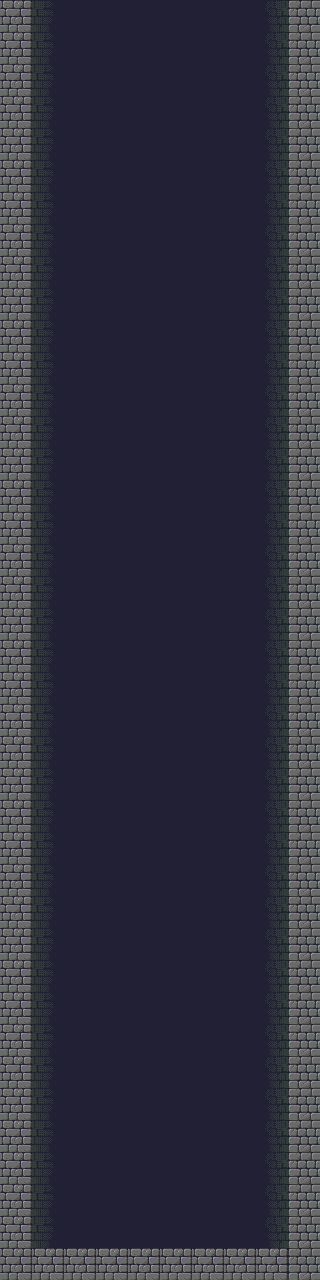

A 2D game scene composited from a Tiled map and its tileset images. What follows is a short description and the map's XML, with each tile layer's data collapsed to a summary:
An orthogonal 20x80 tile map with 16x16 px tiles, 4 tile layers (back, Tile Layer 3, Tile Layer 4, Tile Layer 1), 2 tilesets and 3 objects.

<map version="1.0" tiledversion="1.1.1" orientation="orthogonal" renderorder="right-down" width="20" height="80" tilewidth="16" tileheight="16" infinite="0" nextobjectid="18">
 <tileset firstgid="1" source="allofthem (2).tsx" />
 <tileset firstgid="145" source="32.tsx" />
 <layer name="back" width="20" height="80">
  <data>[1600 cells, 1520 non-empty, 1 distinct tile ids]</data>
 </layer>
 <layer name="Tile Layer 3" width="20" height="80">
  <data>[1600 cells, 0 non-empty, 0 distinct tile ids]</data>
 </layer>
 <layer name="Tile Layer 4" width="20" height="80">
  <data>[1600 cells, 0 non-empty, 0 distinct tile ids]</data>
 </layer>
 <layer name="Tile Layer 1" width="20" height="80" locked="1">
  <data>[1600 cells, 664 non-empty, 16 distinct tile ids]</data>
 </layer>
 <objectgroup name="Right 2">
  <object id="4" x="288" y="-1.33333" width="32" height="1281.33" />
 </objectgroup>
 <objectgroup name="Left 3">
  <object id="14" x="0" y="1.33333" width="32" height="1278.67" />
 </objectgroup>
 <objectgroup name="Floor 4">
  <object id="13" x="32" y="1248" width="256" height="32" />
 </objectgroup>
</map>
